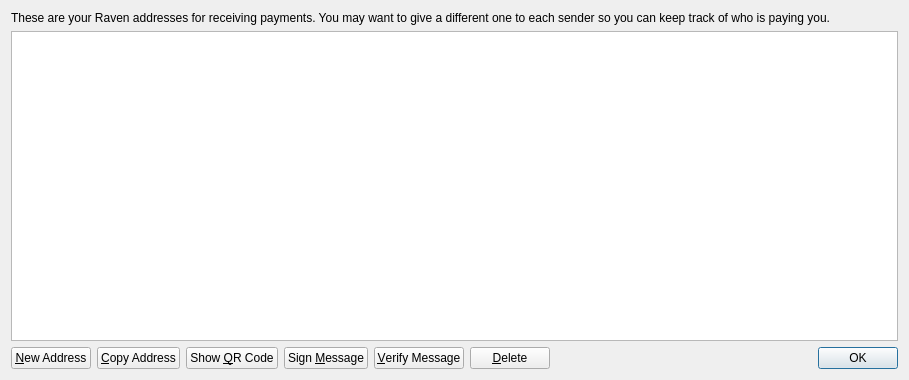
<?xml version="1.0" encoding="UTF-8"?>
<ui version="4.0">
 <class>AddressBookPage</class>
 <widget class="QWidget" name="AddressBookPage">
  <property name="geometry">
   <rect>
    <x>0</x>
    <y>0</y>
    <width>909</width>
    <height>380</height>
   </rect>
  </property>
  <property name="windowTitle">
   <string>Address Book</string>
  </property>
  <layout class="QVBoxLayout" name="verticalLayout">
   <item>
    <widget class="QLabel" name="labelExplanation">
     <property name="text">
      <string>These are your Raven addresses for receiving payments. You may want to give a different one to each sender so you can keep track of who is paying you.</string>
     </property>
     <property name="textFormat">
      <enum>Qt::PlainText</enum>
     </property>
     <property name="wordWrap">
      <bool>true</bool>
     </property>
    </widget>
   </item>
   <item>
    <widget class="QTableView" name="tableView">
     <property name="contextMenuPolicy">
      <enum>Qt::CustomContextMenu</enum>
     </property>
     <property name="toolTip">
      <string>Double-click to edit address or label</string>
     </property>
     <property name="tabKeyNavigation">
      <bool>false</bool>
     </property>
     <property name="alternatingRowColors">
      <bool>true</bool>
     </property>
     <property name="selectionMode">
      <enum>QAbstractItemView::SingleSelection</enum>
     </property>
     <property name="selectionBehavior">
      <enum>QAbstractItemView::SelectRows</enum>
     </property>
     <property name="sortingEnabled">
      <bool>true</bool>
     </property>
     <attribute name="verticalHeaderVisible">
      <bool>false</bool>
     </attribute>
    </widget>
   </item>
   <item>
    <layout class="QHBoxLayout" name="horizontalLayout">
     <item>
      <widget class="QPushButton" name="newAddressButton">
       <property name="toolTip">
        <string>Create a new address</string>
       </property>
       <property name="text">
        <string>&amp;New Address</string>
       </property>
       <property name="icon">
        <iconset resource="../bitcoin.qrc">
         <normaloff>:/icons/add</normaloff>:/icons/add</iconset>
       </property>
      </widget>
     </item>
     <item>
      <widget class="QPushButton" name="copyToClipboard">
       <property name="toolTip">
        <string>Copy the currently selected address to the system clipboard</string>
       </property>
       <property name="text">
        <string>&amp;Copy Address</string>
       </property>
       <property name="icon">
        <iconset resource="../bitcoin.qrc">
         <normaloff>:/icons/editcopy</normaloff>:/icons/editcopy</iconset>
       </property>
      </widget>
     </item>
     <item>
      <widget class="QPushButton" name="showQRCode">
       <property name="text">
        <string>Show &amp;QR Code</string>
       </property>
       <property name="icon">
        <iconset resource="../bitcoin.qrc">
         <normaloff>:/icons/qrcode</normaloff>:/icons/qrcode</iconset>
       </property>
      </widget>
     </item>
     <item>
      <widget class="QPushButton" name="signMessage">
       <property name="toolTip">
        <string>Sign a message to prove you own a Raven address</string>
       </property>
       <property name="text">
        <string>Sign &amp;Message</string>
       </property>
       <property name="icon">
        <iconset resource="../bitcoin.qrc">
         <normaloff>:/icons/edit</normaloff>:/icons/edit</iconset>
       </property>
      </widget>
     </item>
     <item>
      <widget class="QPushButton" name="verifyMessage">
       <property name="toolTip">
        <string>Verify a message to ensure it was signed with a specified Raven address</string>
       </property>
       <property name="text">
        <string>&amp;Verify Message</string>
       </property>
       <property name="icon">
        <iconset resource="../bitcoin.qrc">
         <normaloff>:/icons/transaction_0</normaloff>:/icons/transaction_0</iconset>
       </property>
      </widget>
     </item>
     <item>
      <widget class="QPushButton" name="deleteButton">
       <property name="toolTip">
        <string>Delete the currently selected address from the list</string>
       </property>
       <property name="text">
        <string>&amp;Delete</string>
       </property>
       <property name="icon">
        <iconset resource="../bitcoin.qrc">
         <normaloff>:/icons/remove</normaloff>:/icons/remove</iconset>
       </property>
      </widget>
     </item>
     <item>
      <spacer name="horizontalSpacer">
       <property name="orientation">
        <enum>Qt::Horizontal</enum>
       </property>
       <property name="sizeHint" stdset="0">
        <size>
         <width>40</width>
         <height>20</height>
        </size>
       </property>
      </spacer>
     </item>
     <item>
      <widget class="QDialogButtonBox" name="buttonBox">
       <property name="sizePolicy">
        <sizepolicy hsizetype="Maximum" vsizetype="Fixed">
         <horstretch>0</horstretch>
         <verstretch>0</verstretch>
        </sizepolicy>
       </property>
       <property name="standardButtons">
        <set>QDialogButtonBox::Ok</set>
       </property>
      </widget>
     </item>
    </layout>
   </item>
  </layout>
 </widget>
 <resources>
  <include location="../bitcoin.qrc"/>
 </resources>
 <connections/>
</ui>
